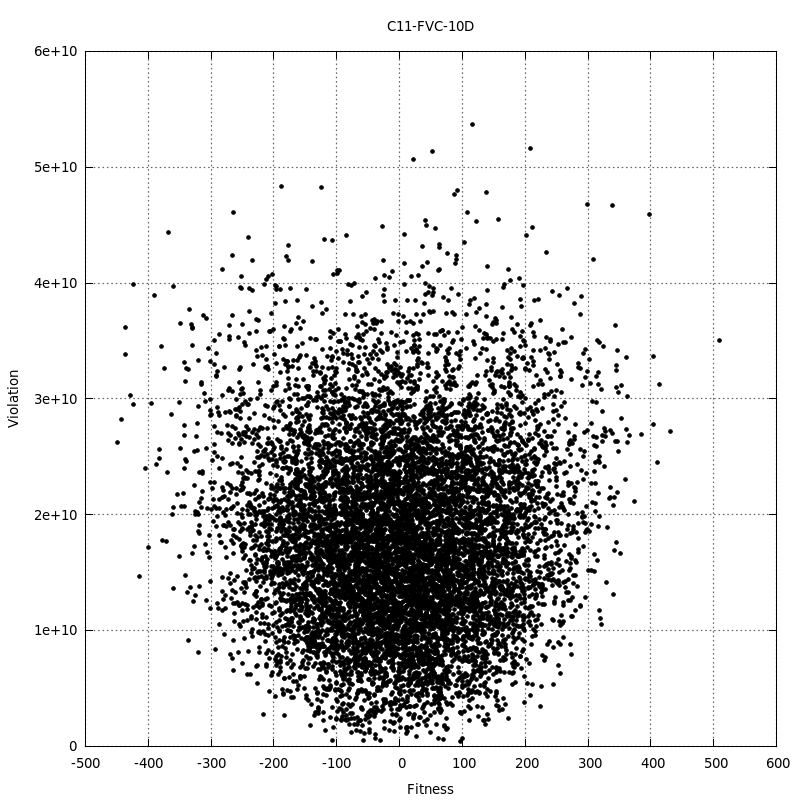

This figure's gnuplot source:
set terminal pngcairo size 800,800 enhanced font 'Verdana,10'
set output "10DFVC.png"
set title "C11-FVC-10D"
#
set xlabel "Fitness"
set ylabel "Violation"
set grid ytics lt 0 lw 2 lc rgb "#666666"
set grid xtics lt 0 lw 2 lc rgb "#666666"
#
plot "data/10DFVC.dat" using 1:2 title '' pt 7 ps 0.6 lt 0
